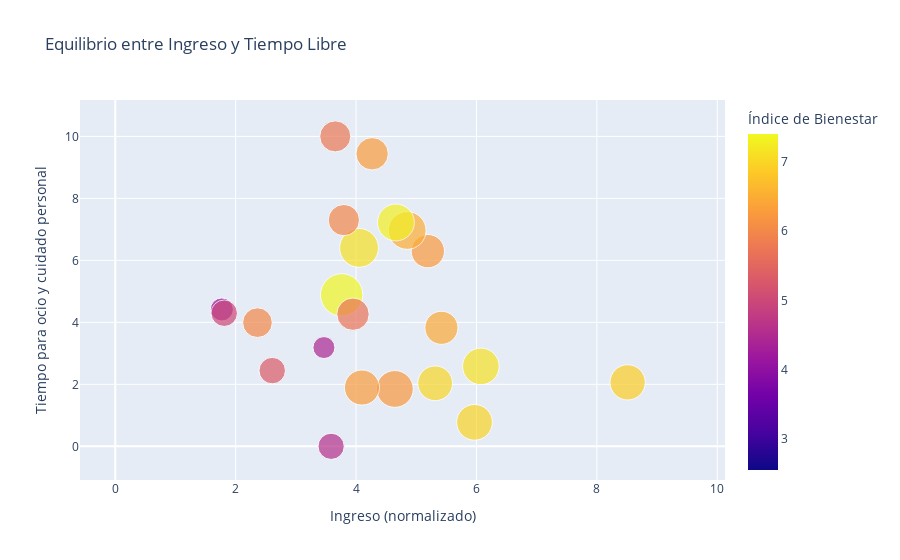

Notebook cell for this chart:
### Markdown cell above
## Grafica Vidaurri

### Code cell
import plotly.express as px

# Asegurar que el nombre del país esté como columna
tabla_normalizada["País"] = tabla_normalizada.index

fig = px.scatter(
    tabla_normalizada,
    x="Income (Prom)",
    y="Time devoted to leisure and personal care",
    size="Life satisfaction",
    color="Índice de Bienestar",
    hover_name="País",
    title="Equilibrio entre Ingreso y Tiempo Libre",
    labels={
        "Income (Prom)": "Ingreso (normalizado)",
        "Time devoted to leisure and personal care": "Tiempo para ocio y cuidado personal"
    },
    size_max=30
)

fig.show()

### Figure 1 — Plotly figure (JSON) as saved in the notebook; plotly's stock layout.template omitted (floating-point values rounded to 4 significant figures)
{"data": [{"hovertemplate": "<b>%{hovertext}</b><br><br>Ingreso (normalizado)=%{x}<br>Tiempo para ocio y cuidado personal=%{y}<br>Life satisfaction=%{marker.size}<br>Índice de Bienestar=%{marker.color}<extra></extra>", "hovertext": ["Australia", "Austria", "Belgium", "Brazil", "Canada", "Chile", "Colombia", "Costa Rica", "Czechia", "Denmark", "Estonia", "Finland", "France", "Germany", "Greece", "Hungary", "Iceland", "Ireland", "Israel", "Italy", "Japan", "Korea", "Latvia", "Lithuania", "Luxembourg", "Mexico", "Netherlands", "New Zealand", "Norway", "OECD - Total", "Poland", "Portugal", "Russia", "Slovak Republic", "Slovenia", "South Africa", "Spain", "Sweden", "Switzerland", "TÃ¼rkiye", "United Kingdom", "United States"], "legendgroup": "", "marker": {"color": [6.98, 6.212, 6.236, 4.221, 7.0, 3.871, 2.558, 3.338, 6.204, 7.205, 5.992, 7.344, 6.258, 6.49, 4.137, 4.991, 7.373, 6.26, 5.864, 5.762, 4.581, 4.413, 5.309, 5.418, 7.086, 2.715, 7.106, 7.118, 7.295, 5.701, 5.33, 5.054, 4.553, 5.767, 6.087, 2.796, 5.966, 7.395, 7.319, 3.208, 6.44, 6.893], "coloraxis": "coloraxis", "size": [7.114, 7.517, 6.174, 4.295, 6.711, 4.228, 3.154, 4.966, 6.711, 8.322, 4.899, 10.0, 5.839, 7.919, 2.953, 3.893, 8.674, 6.846, 7.45, 5.369, 3.826, 2.685, 4.094, 4.966, 8.121, 3.96, 8.389, 7.45, 7.584, 5.839, 3.893, 3.289, 1.611, 5.168, 4.815, 0.06711, 5.436, 7.718, 8.255, 0.0, 6.107, 6.913], "sizemode": "area", "sizeref": 0.01111, "symbol": "circle"}, "mode": "markers", "name": "", "orientation": "v", "showlegend": false, "type": "scatter", "x": [5.968, 4.645, 5.192, NaN, 5.314, 0.656, NaN, 1.717, 4.144, 3.332, 2.362, 3.761, 4.267, 4.85, 1.77, 1.81, NaN, 4.098, NaN, 3.655, 3.586, 3.466, 1.249, 2.706, 9.238, 1.658, 4.049, 6.073, 4.662, 3.949, 2.608, 2.88, 2.442, 1.947, 2.797, 0.0, 3.797, 5.834, 7.261, NaN, 5.418, 8.511], "xaxis": "x", "y": [0.7739, 1.851, 6.297, NaN, 2.033, NaN, NaN, NaN, NaN, NaN, 3.991, 4.886, 9.439, 6.965, 4.416, 4.294, NaN, 1.897, NaN, 10.0, 0.0, 3.187, NaN, NaN, NaN, NaN, 6.404, 2.58, 7.223, 4.264, 2.443, NaN, NaN, NaN, NaN, NaN, 7.299, NaN, NaN, 1.791, 3.824, 2.064], "yaxis": "y"}], "layout": {"coloraxis": {"colorbar": {"title": {"text": "Índice de Bienestar"}}, "colorscale": [[0, "#0d0887"], [0.1111, "#46039f"], [0.2222, "#7201a8"], [0.3333, "#9c179e"], [0.4444, "#bd3786"], [0.5556, "#d8576b"], [0.6667, "#ed7953"], [0.7778, "#fb9f3a"], [0.8889, "#fdca26"], [1, "#f0f921"]]}, "legend": {"itemsizing": "constant", "tracegroupgap": 0}, "title": {"text": "Equilibrio entre Ingreso y Tiempo Libre"}, "xaxis": {"anchor": "y", "domain": [0, 1], "title": {"text": "Ingreso (normalizado)"}}, "yaxis": {"anchor": "x", "domain": [0, 1], "title": {"text": "Tiempo para ocio y cuidado personal"}}}}
